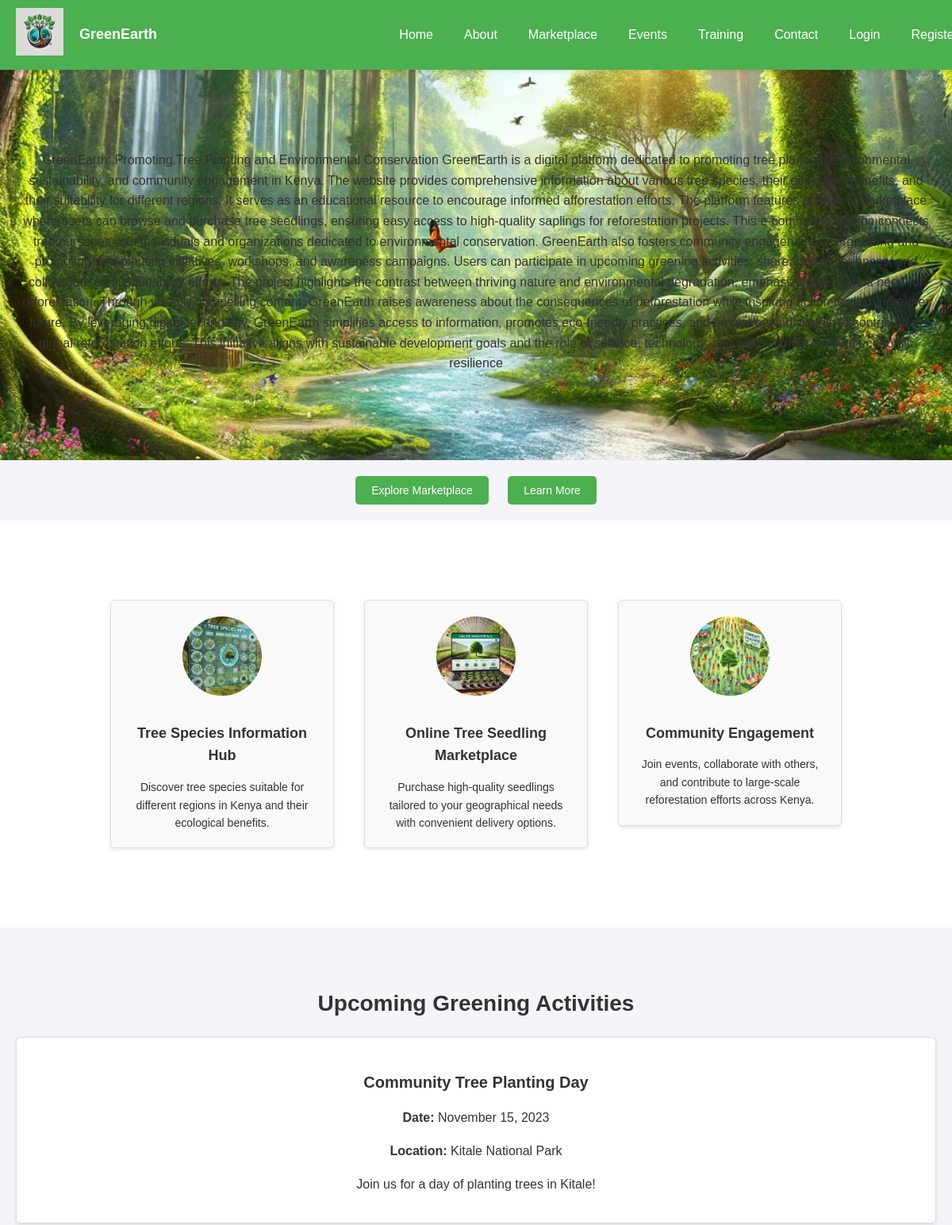
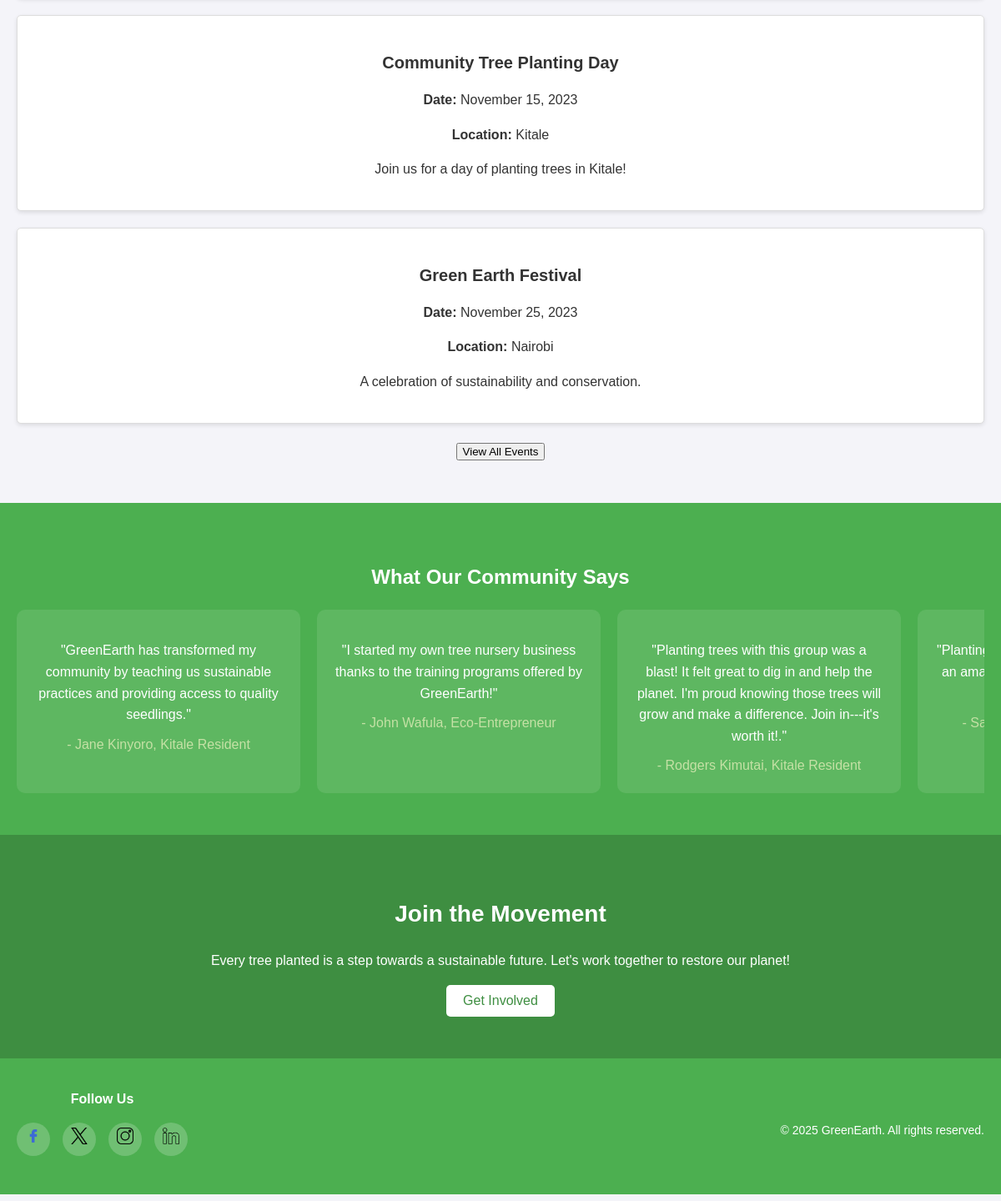
The page / on the database its author committed (2 pictures, top to bottom).
### tables this page shows
CREATE TABLE `events` (
  `id` int(11) NOT NULL,
  `title` varchar(255) NOT NULL,
  `description` text DEFAULT NULL,
  `location` varchar(255) DEFAULT NULL,
  `event_date` date DEFAULT NULL,
  `created_at` timestamp NOT NULL DEFAULT current_timestamp()
);

### index.php (the view, shortened to what this page needs)
<?php
include 'php/header.php'; ?>
<section class="hero" style="background-image: url('images/nature1.png');">
<div class="hero-marquee">
    <marquee behavior="scroll" direction="up" scrollamount="2" onmouseover="this.stop()" onmouseout="this.start()">
    GreenEarth: Promoting Tree Planting and Environmental Conservation
GreenEarth is a digital platform dedicated to promoting tree planting, environmental sustainability, and community engagement in Kenya. The website provides comprehensive information about various tree species, their ecological benefits, and their suitability for different regions. It serves as an educational resource to encourage informed afforestation efforts.
The platform features an online marketplace where users can browse and purchase tree seedlings, ensuring easy access to high-quality saplings for reforestation projects. This e-commerce section connects tree nurseries with individuals and organizations dedicated to environmental conservation.
GreenEarth also fosters community engagement by organizing and promoting tree-planting initiatives, workshops, and awareness campaigns. Users can participate in upcoming greening activities, share their experiences, and collaborate on sustainability efforts.
The project highlights the contrast between thriving nature and environmental degradation, emphasizing the urgent need for reforestation. Through visually compelling content, GreenEarth raises awareness about the consequences of deforestation while inspiring action toward a greener future.
By leveraging digital technology, GreenEarth simplifies access to information, promotes eco-friendly practices, and empowers individuals to contribute to global reforestation efforts. This initiative aligns with sustainable development goals and the role of science, technology, and innovation in building economic resilience
    </marquee>
</div>
</section>
<div class="hero-buttons">
    <button onclick="location.href='marketplace.php'">Explore Marketplace</button>
    <button onclick="scrollToSection('features')">Learn More</button>
</div>
<section id="features" class="features">
<section id="features" class="features">
    <a href="tree_species.php" class="feature-link">
        <div class="feature">
            <img src="images/tree-info.png" alt="Tree Species Info">
            <h2>Tree Species Information Hub</h2>
            <p>Discover tree species suitable for different regions in Kenya and their ecological benefits.</p>
        </div>
    </a>
    <a href="marketplace.php" class="feature-link">
        <div class="feature">
            <img src="images/marketplace.png" alt="Online Marketplace">
            <h2>Online Tree Seedling Marketplace</h2>
            <p>Purchase high-quality seedlings tailored to your geographical needs with convenient delivery options.</p>
        </div>
    </a>
    <a href="community_engagement.php" class="feature-link">
        <div class="feature">
            <img src="images/community.png" alt="Community Engagement">
            <h2>Community Engagement</h2>
            <p>Join events, collaborate with others, and contribute to large-scale reforestation efforts across Kenya.</p>
        </div>
    </a>
</section>
</section>
<section class="events">
    <h2>Upcoming Greening Activities</h2>
    <?php
    include 'php/db.php';
    $sql = "SELECT * FROM events ORDER BY event_date LIMIT 3";
    $result = $conn->query($sql);
    if ($result->num_rows > 0) {
        while ($row = $result->fetch_assoc()) {
            echo '<div class="event">';
            echo '<h3>' . htmlspecialchars($row['title']) . '</h3>';
            echo '<p><strong>Date:</strong> ' . date("F j, Y", strtotime($row['event_date'])) . '</p>';
            echo '<p><strong>Location:</strong> ' . htmlspecialchars($row['location']) . '</p>';
            echo '<p>' . htmlspecialchars($row['description']) . '</p>';
            echo '</div>';
        }
    } else {
        echo '<p>No upcoming events at the moment.</p>';
    }
    ?>
    <button onclick="location.href='events.php'">View All Events</button>
</section>
<section class="testimonials">
    <h2>What Our Community Says</h2>
    <div class="testimonial-slider">
        <div class="testimonial">
            <p>"GreenEarth has transformed my community by teaching us sustainable practices and providing access to quality seedlings."</p>
            <cite>- Jane Kinyoro, Kitale Resident</cite>
        </div>
        <div class="testimonial">
            <p>"I started my own tree nursery business thanks to the training programs offered by GreenEarth!"</p>
            <cite>- John Wafula, Eco-Entrepreneur</cite>
        </div>
        <div class="testimonial">
            <p>"Planting trees with this group was a blast! It felt great to dig in and help the planet. I'm proud knowing those trees will grow and make a difference. Join in---it's worth it!."</p>
            <cite>- Rodgers Kimutai, Kitale Resident</cite>
        </div>
        <div class="testimonial">
            <p>"Planting trees with GreenEarth has been an amazing experience. Together, we're making Kenya greener!"</p>
            <cite>- Sarah Kimani, Environmentalist</cite>
        </div>
    </div>
</section>
<section class="cta">
    <h2>Join the Movement</h2>
    <p>Every tree planted is a step towards a sustainable future. Let's work together to restore our planet!</p>
    <button onclick="location.href='contacts.php'">Get Involved</button>
</section>
<?php include 'php/footer.php'; ?>

### css/styles.css (style rules this page uses)
body { margin-top: 80px; font-family: Arial, sans-serif; margin-left: 0; margin-right: 0; padding: 0; background-color: #f4f4f9; color: #333; line-height: 1.6; }
.hero { position: relative; padding: 50px 20px; background-size: cover; background-position: center; background-repeat: no-repeat; text-align: center; }
.hero-marquee { width: 100%; text-align: center; z-index: 1; pointer-events: none; }
.hero-buttons { text-align: center; margin: 20px 0; }
.hero-buttons button { background-color: #4CAF50; color: white; padding: 10px 20px; border: none; border-radius: 5px; font-size: 14px; cursor: pointer; margin: 0 10px; transition: background-color 0.3s ease; }
.hero { position: relative; padding: 50px 20px; background-size: cover; background-position: center; background-repeat: no-repeat; text-align: center; display: flex; justify-content: center; align-items: center; height: 400px; }
.features { display: flex; justify-content: space-around; padding: 50px 20px; background-color: white; gap: 20px; flex-wrap: wrap; }
.feature-link { text-decoration: none; color: inherit; width: 30%; max-width: 300px; transition: transform 0.3s ease; }
.feature { background-color: #f9f9f9; border: 1px solid #ddd; border-radius: 5px; padding: 20px; text-align: center; box-shadow: 0 2px 5px rgba(0, 0, 0, 0.1); }
.feature img { width: 100px; height: auto; object-fit: cover; border-radius: 50%; margin-bottom: 10px; }
.feature h2 { font-size: 18px; margin-bottom: 10px; }
.feature p { font-size: 14px; margin-bottom: 0; }
.events { padding: 50px 20px; background-color: #f4f4f9; text-align: center; }
.events h2 { font-size: 28px; margin-bottom: 20px; }
.event { background-color: white; padding: 20px; border: 1px solid #ddd; border-radius: 5px; margin-bottom: 20px; box-shadow: 0 2px 5px rgba(0, 0, 0, 0.1); }
.event h3 { font-size: 20px; margin-bottom: 10px; }
.testimonials { padding: 50px 20px; background-color: #4CAF50; color: white; text-align: center; }
.testimonial-slider { display: flex; overflow-x: auto; gap: 20px; scroll-snap-type: x mandatory; scrollbar-width: none; -ms-overflow-style: none; }
.testimonial { flex: 0 0 auto; width: 300px; padding: 20px; background-color: rgba(255, 255, 255, 0.1); border-radius: 10px; scroll-snap-align: start; }
.testimonial p { font-size: 16px; margin-bottom: 10px; }
.testimonial cite { font-style: normal; color: #c5e1a5; }
.cta { text-align: center; padding: 50px 20px; background-color: #3e8e41; color: white; }
.cta h2 { font-size: 28px; margin-bottom: 20px; }
.cta button { background-color: white; color: #3e8e41; padding: 10px 20px; border: none; border-radius: 5px; font-size: 16px; cursor: pointer; transition: background-color 0.3s ease; }

### rows shown on the page
events: title "Community Tree Planting Day", event_date "November 15, 2023", location "Kitale National Park", description "Join us for a day of planting trees in Kitale!"
events: title "Community Tree Planting Day", event_date "November 15, 2023", location "Kitale", description "Join us for a day of planting trees in Kitale!"
events: title "Green Earth Festival", event_date "November 25, 2023", location "Nairobi", description "A celebration of sustainability and conservation."
